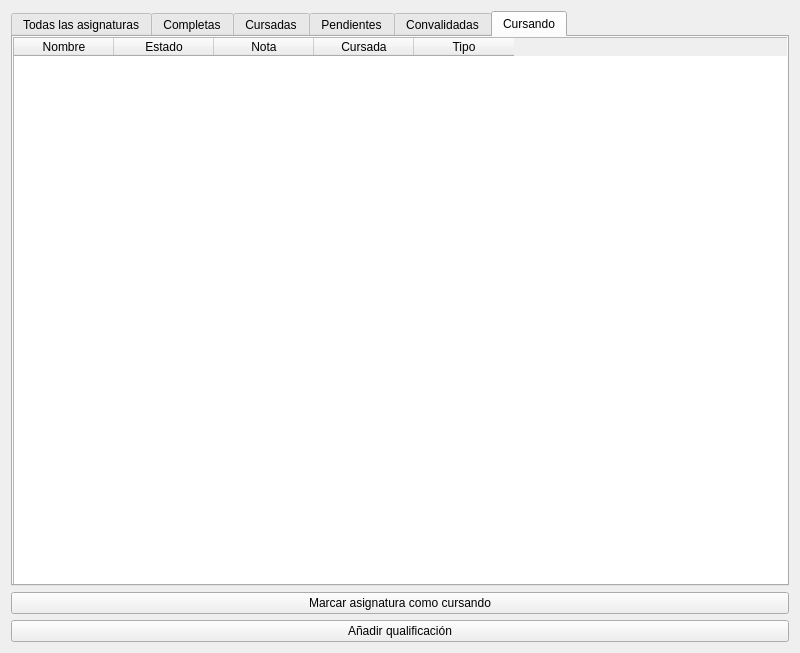
<?xml version="1.0" encoding="UTF-8"?>
<ui version="4.0">
 <class>Widget</class>
 <widget class="QWidget" name="Widget">
  <property name="geometry">
   <rect>
    <x>0</x>
    <y>0</y>
    <width>800</width>
    <height>653</height>
   </rect>
  </property>
  <property name="windowTitle">
   <string>Widget</string>
  </property>
  <layout class="QVBoxLayout" name="verticalLayout_2">
   <item>
    <layout class="QVBoxLayout" name="verticalLayout">
     <item>
      <layout class="QHBoxLayout" name="horizontalLayout">
       <item>
        <widget class="QTabWidget" name="tabWidget">
         <property name="currentIndex">
          <number>5</number>
         </property>
         <widget class="QWidget" name="todas">
          <attribute name="title">
           <string>Todas las asignaturas</string>
          </attribute>
          <widget class="QTableWidget" name="tablaCompleta">
           <property name="geometry">
            <rect>
             <x>0</x>
             <y>0</y>
             <width>781</width>
             <height>551</height>
            </rect>
           </property>
           <column>
            <property name="text">
             <string>Nombre</string>
            </property>
           </column>
           <column>
            <property name="text">
             <string>Estado</string>
            </property>
           </column>
           <column>
            <property name="text">
             <string>Nota</string>
            </property>
           </column>
           <column>
            <property name="text">
             <string>Cursada</string>
            </property>
           </column>
           <column>
            <property name="text">
             <string>Tipo</string>
            </property>
           </column>
          </widget>
         </widget>
         <widget class="QWidget" name="complete">
          <attribute name="title">
           <string>Completas</string>
          </attribute>
          <widget class="QTableWidget" name="tablaCom">
           <property name="geometry">
            <rect>
             <x>0</x>
             <y>0</y>
             <width>781</width>
             <height>551</height>
            </rect>
           </property>
           <column>
            <property name="text">
             <string>Nombre</string>
            </property>
            <property name="font">
             <font>
              <fontweight>Medium</fontweight>
             </font>
            </property>
           </column>
           <column>
            <property name="text">
             <string>Estado</string>
            </property>
           </column>
           <column>
            <property name="text">
             <string>Nota</string>
            </property>
           </column>
           <column>
            <property name="text">
             <string>Cursada</string>
            </property>
           </column>
           <column>
            <property name="text">
             <string>Tipo</string>
            </property>
           </column>
          </widget>
         </widget>
         <widget class="QWidget" name="cursadas">
          <attribute name="title">
           <string>Cursadas</string>
          </attribute>
          <widget class="QTableWidget" name="tablaCur">
           <property name="geometry">
            <rect>
             <x>0</x>
             <y>0</y>
             <width>781</width>
             <height>551</height>
            </rect>
           </property>
           <column>
            <property name="text">
             <string>Nombre</string>
            </property>
           </column>
           <column>
            <property name="text">
             <string>Estado</string>
            </property>
           </column>
           <column>
            <property name="text">
             <string>Nota</string>
            </property>
           </column>
           <column>
            <property name="text">
             <string>Cursada</string>
            </property>
           </column>
           <column>
            <property name="text">
             <string>Tipo</string>
            </property>
           </column>
          </widget>
         </widget>
         <widget class="QWidget" name="pendientes">
          <attribute name="title">
           <string>Pendientes</string>
          </attribute>
          <widget class="QTableWidget" name="tablaPendiente">
           <property name="geometry">
            <rect>
             <x>0</x>
             <y>0</y>
             <width>781</width>
             <height>551</height>
            </rect>
           </property>
           <column>
            <property name="text">
             <string>Nombre</string>
            </property>
           </column>
           <column>
            <property name="text">
             <string>Estado</string>
            </property>
           </column>
           <column>
            <property name="text">
             <string>Nota</string>
            </property>
           </column>
           <column>
            <property name="text">
             <string>Cursada</string>
            </property>
           </column>
           <column>
            <property name="text">
             <string>Tipo</string>
            </property>
           </column>
          </widget>
         </widget>
         <widget class="QWidget" name="Convalidadas">
          <attribute name="title">
           <string>Convalidadas</string>
          </attribute>
          <widget class="QTableWidget" name="tablaConvalidada">
           <property name="geometry">
            <rect>
             <x>0</x>
             <y>0</y>
             <width>781</width>
             <height>551</height>
            </rect>
           </property>
           <column>
            <property name="text">
             <string>Nombre</string>
            </property>
           </column>
           <column>
            <property name="text">
             <string>Estado</string>
            </property>
           </column>
           <column>
            <property name="text">
             <string>Nota</string>
            </property>
           </column>
           <column>
            <property name="text">
             <string>Cursada</string>
            </property>
           </column>
           <column>
            <property name="text">
             <string>Tipo</string>
            </property>
           </column>
          </widget>
         </widget>
         <widget class="QWidget" name="tab">
          <attribute name="title">
           <string>Cursando</string>
          </attribute>
          <widget class="QTableWidget" name="tablaCursando">
           <property name="geometry">
            <rect>
             <x>0</x>
             <y>0</y>
             <width>781</width>
             <height>551</height>
            </rect>
           </property>
           <column>
            <property name="text">
             <string>Nombre</string>
            </property>
           </column>
           <column>
            <property name="text">
             <string>Estado</string>
            </property>
           </column>
           <column>
            <property name="text">
             <string>Nota</string>
            </property>
           </column>
           <column>
            <property name="text">
             <string>Cursada</string>
            </property>
           </column>
           <column>
            <property name="text">
             <string>Tipo</string>
            </property>
           </column>
          </widget>
         </widget>
        </widget>
       </item>
      </layout>
     </item>
     <item>
      <widget class="QPushButton" name="btIntroducir">
       <property name="text">
        <string>Marcar asignatura como cursando</string>
       </property>
      </widget>
     </item>
     <item>
      <widget class="QPushButton" name="pushButton">
       <property name="text">
        <string>Añadir qualificación</string>
       </property>
      </widget>
     </item>
    </layout>
   </item>
  </layout>
 </widget>
 <resources/>
 <connections/>
</ui>
